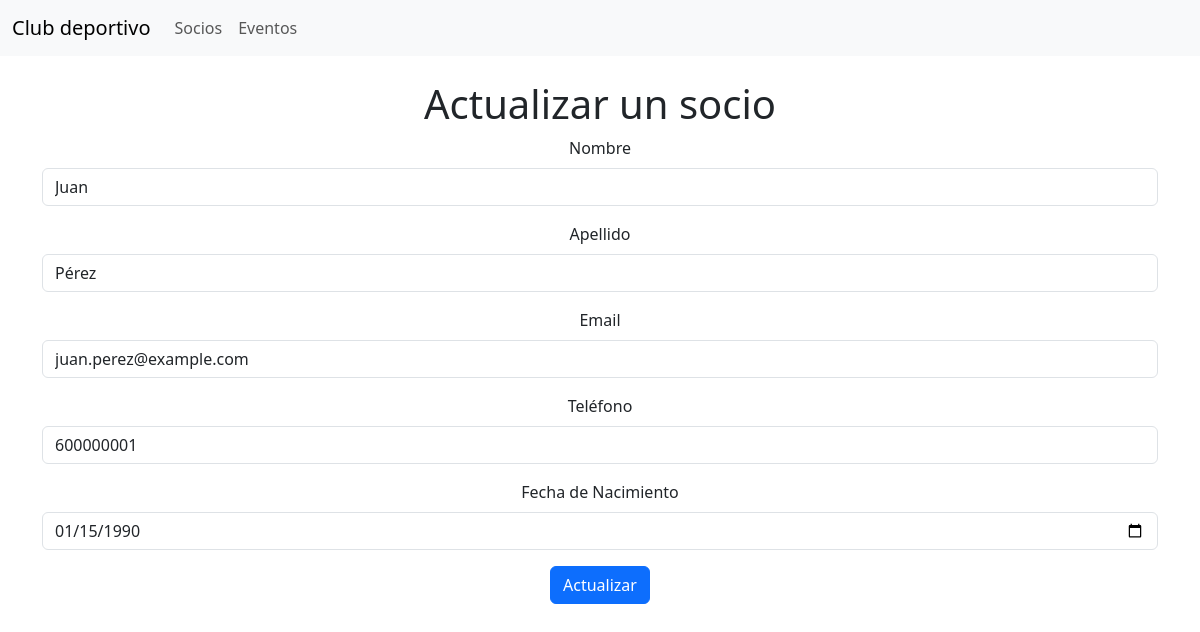
The app's page /vista/editar_socio.php?id=1 with its own data.
### tables this page shows
CREATE TABLE socios (
  id_socio INT AUTO_INCREMENT PRIMARY KEY,
  nombre VARCHAR(100) NOT NULL,
  apellido VARCHAR(100) NOT NULL,
  email VARCHAR(100) UNIQUE NOT NULL,
  telefono VARCHAR(15),
  fecha_nacimiento DATE
);

### config/conexion.php (called while the page is built, shortened)
<?php
class Conexion {
    private $servidor = 'localhost';
    private $usuario = 'root';
    private $password = 'curso';
    private $base_datos = 'club_deportivo';
    public function __construct() {
        $this->conexion = new mysqli($this->servidor, $this->usuario, $this->password, $this->base_datos);
    }
}
?>

### controlador/Controlador.php (called while the page is built, shortened)
<?php
require_once '../modelo/Modelo.php';
class Controlador {
    private $modelo;
    public function __construct() {
        $this->modelo = new Modelo();
    }
    public function obtenerSocioPorId($id_socio) {
        return $this->modelo->obtenerSocioPorId($id_socio);
    }
}
?>

### modelo/Modelo.php (called while the page is built, shortened)
<?php
require_once '../config/conexion.php';
class Modelo {
    private $conexion;
    public function __construct() {
        $this->conexion = new Conexion();
    }
    public function obtenerSocioPorId($id_socio) {
        $query = "SELECT * FROM socios WHERE id_socio = ?";
        $stmt = $this->conexion->conexion->prepare($query);
        $stmt->bind_param("i", $id_socio);
        $stmt->execute();
        $resultado = $stmt->get_result();
        return $resultado->fetch_assoc();
    }
}
?>

### vista/editar_socio.php (the view, shortened to what this page needs)
<?php
require_once '../controlador/Controlador.php';
$controller = new Controlador();
if($_SERVER['REQUEST_METHOD'] === 'POST'){
    $id_socio = $_POST["id_socio"];
    $nombre = $_POST["nombre"];
    $apellido = $_POST["apellido"];
    $email = $_POST["email"];
    $telefono = $_POST["telefono"];
    $fecha_nacimiento = $_POST["fecha_nacimiento"];
    $controller->actualizarSocio($id_socio, $nombre, $apellido, $email, $telefono, $fecha_nacimiento);
    header("Location: lista_socios.php");
    exit();
} else {
    $id_socio = $_GET["id"];
    $socio = $controller->obtenerSocioPorId($id_socio);
}
?>
<!DOCTYPE html>
<html lang="es">
<head>
    <link href="https://cdn.jsdelivr.net/npm/bootstrap@5.3.3/dist/css/bootstrap.min.css" rel="stylesheet">
</head>
<body style="text-align: center;">
    <nav class="navbar navbar-expand-lg navbar-light bg-light">
        <div class="container-fluid">
            <a class="navbar-brand" href="#">Club deportivo</a>
            <div class="collapse navbar-collapse" id="navbarNav">
                <ul class="navbar-nav">
                    <li class="nav-item">
                        <a class="nav-link" href="lista_socios.php">Socios</a>
                    </li>
                    <li class="nav-item">
                        <a class="nav-link" href="lista_eventos.php">Eventos</a>
                    </li>
                </ul>
            </div>
        </div>
    </nav>
    <div class="container mt-4">
        <h1>Actualizar un socio</h1>
        <div>
            <form action="editar_socio.php" method="post">
                <div class="mb-3">
                    <label for="nombre" class="form-label">Nombre</label><br>
                    <input type="text" class="form-control" id="nombre" name="nombre" value="<?= $socio['nombre'] ?>" required>
                </div>
                <div class="mb-3">
                    <label for="apellido" class="form-label">Apellido</label><br>
                    <input type="text" class="form-control" id="apellido" name="apellido" value="<?= $socio['apellido'] ?>" required>
                </div>
                <div class="mb-3">
                    <label for="email" class="form-label">Email</label><br>
                    <input type="email" class="form-control" id="email" name="email" value="<?= $socio['email'] ?>" required>
                </div>
                <div class="mb-3">
                    <label for="telefono" class="form-label">Teléfono</label><br>
                    <input type="text" class="form-control" id="telefono" name="telefono" value="<?= $socio['telefono'] ?>" required>
                </div>
                <div class="mb-3">
                    <label for="fecha_nacimiento" class="form-label">Fecha de Nacimiento</label><br>
                    <input type="date" class="form-control" id="fecha_nacimiento" name="fecha_nacimiento" value="<?= $socio['fecha_nacimiento'] ?>" required>
                </div>
                <button type="submit" class="btn btn-primary">Actualizar</button>
            </form><br>
        </div>
    </div>
</body>
</html>

### records on screen
socios: nombre "Juan", apellido "Pérez", email "juan.perez@example.com", telefono "600000001", fecha_nacimiento "01/15/1990"
